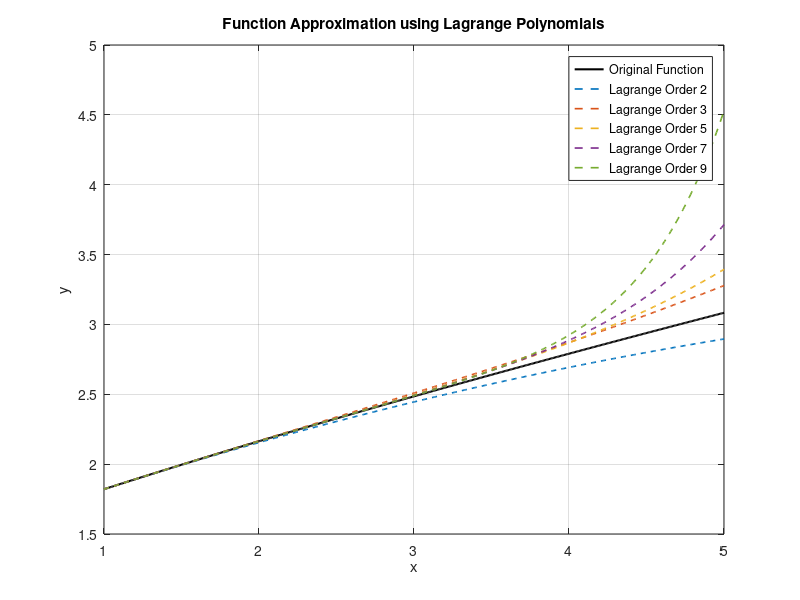
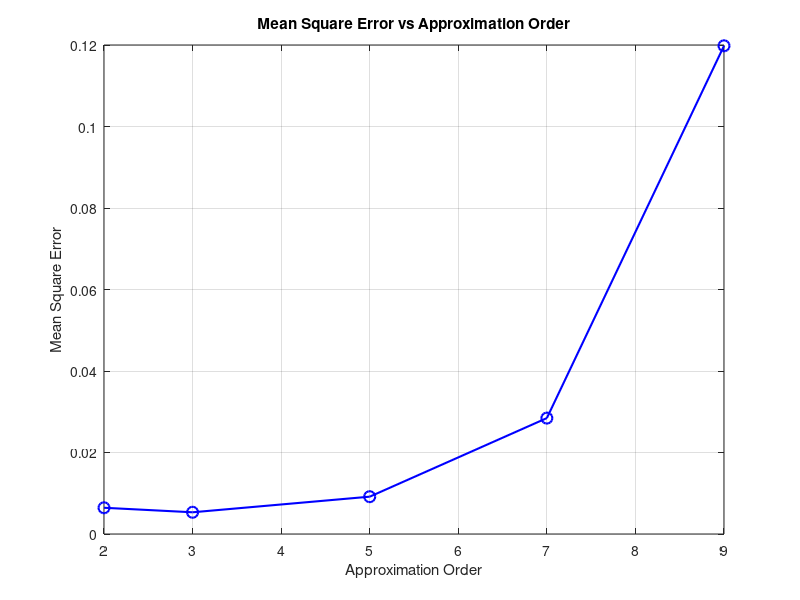

MATLAB code to generate these figures, in order:
% Define the function and range
f = @(x) (x + 1) ./ log((x + 2)); % Function definition from the list
x_range = linspace(1, 5, 500);    % Fine range for visualization
y_actual = f(x_range);            % True values of the function

% Define the approximation orders to test
orders = [2, 3, 5, 7, 9];

% Initialize storage for mean square errors
errors = zeros(size(orders));

% Plot the original function
figure;
plot(x_range, y_actual, 'k-', 'LineWidth', 1.5); hold on;
legend_entries = {'Original Function'};

% Loop through each approximation order
for i = 1:length(orders)
    n = orders(i); % Current order
    x_nodes = linspace(0, 1, n + 1); % Nodes for interpolation
    y_nodes = f(x_nodes);            % Evaluate function at nodes
    
    % Compute Lagrange Polynomial Coefficients
    coeffs = polyfit(x_nodes, y_nodes, n);
    
    % Evaluate the polynomial approximation
    y_approx = polyval(coeffs, x_range);
    
    % Calculate and store mean square error
    errors(i) = mean((y_actual - y_approx).^2);
    
    % Plot the approximation
    plot(x_range, y_approx, '--', 'LineWidth', 1.2);
    legend_entries{end+1} = sprintf('Lagrange Order %d', n);
end

% Finalize the plot
legend(legend_entries, 'Location', 'Best');
title('Function Approximation using Lagrange Polynomials');
xlabel('x'); ylabel('y');
grid on;

% Plot Mean Square Error
figure;
plot(orders, errors, 'bo-', 'LineWidth', 1.5, 'MarkerSize', 8);
title('Mean Square Error vs Approximation Order');
xlabel('Approximation Order');
ylabel('Mean Square Error');
grid on;
